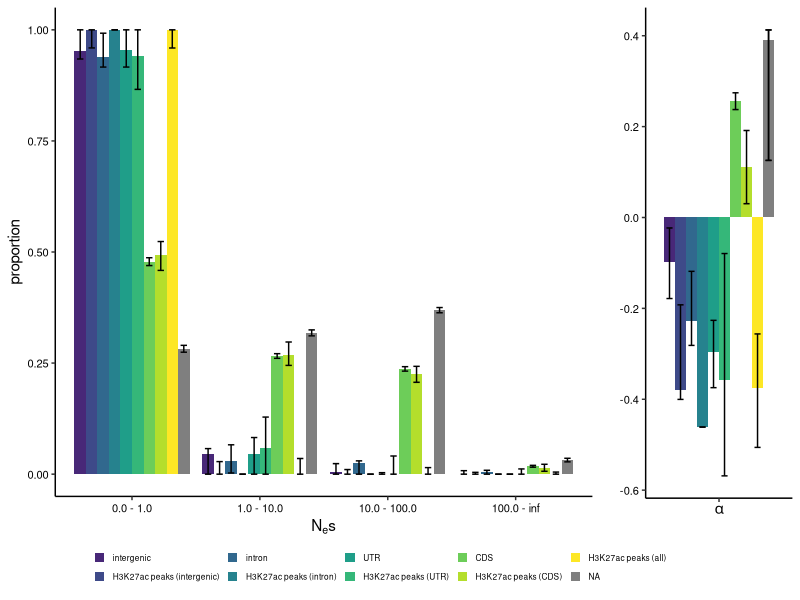

Generate this figure with R:
library(ggplot2)
library(dplyr)
library(viridis)
library(gridExtra)

setwd('~/sal_enhancers/dfe')

#=======================================================================================================================
#     DFE
#=======================================================================================================================

# dfe <- read.csv('binned_dfe_allregions.csv')
dfe <- read.csv('binned_gammadfe_allregions_nes.csv')

str(dfe)
dfe$region <- factor(dfe$region, levels=c('intergenic', 'intergenic-enhancers', 'intron', 'intron-enhancers', 'utr', 'utr-enhancers', 'cds', 'cds-enhancers', 'all-enhancers'))
levels(dfe$region) <- c('intergenic', 'H3K27ac peaks (intergenic)', 'intron', 'H3K27ac peaks (intron)', 'UTR', 'H3K27ac peaks (UTR)', 'CDS', 'H3K27ac peaks (CDS)', 'H3K27ac peaks (all)')

levels(dfe$bin) <- c("0 - 1", "1 - 10", "10 - 100", "> 100")
str(dfe)

raw <- subset(dfe, rep==0)
bs <- subset(dfe, rep!=0)

cis <- summarise(group_by(bs, region, bin),
                 lwr=quantile(proportion, 0.025), upr=quantile(proportion, 0.975))

plot_data <- full_join(raw, cis)

dfe_plot <- ggplot(plot_data, aes(x=bin, y=proportion, fill=region)) +
  geom_bar(stat='identity', position = position_dodge(width=0.9)) +
  scale_fill_manual(values=viridis(10)[2:10]) +
  geom_errorbar(aes(ymin=lwr, ymax=upr), position = position_dodge(width=0.9), width=0.5) +
  theme_classic() +
  theme(legend.title=element_blank(),
        legend.position = "bottom", legend.key.size = unit(.28, "cm"),
        legend.margin = margin(t = -1, r = 0, b = 2, l = -10, unit = "mm"),
        legend.text = element_text(colour = "black",size=6),
        axis.text.y = element_text(colour = "black",size=8),
        axis.text.x = element_text(colour = "black",size=8),
        strip.background = element_blank())+
  xlab(expression(N[e] * s)) +
  guides(fill = guide_legend(nrow = 2))

#=======================================================================================================================
#     Alpha
#=======================================================================================================================

alp <- read.csv('../divergence/alpha_estimates.csv')

str(alp)
alp$region <- factor(alp$region, levels=c('intergenic', 'intergenic-enhancers', 'intron', 'intron-enhancers', 'utr', 'utr-enhancers', 'cds', 'cds-enhancers', 'all-enhancers'))
levels(alp$region) <- c('intergenic', 'H3K27ac peaks (intergenic)', 'intron', 'H3K27ac peaks (intron)', 'UTR', 'H3K27ac peaks (UTR)', 'CDS', 'H3K27ac peaks (CDS)', 'H3K27ac peaks (all)')

alp$bin <- 'alpha'

raw <- subset(alp, bs_rep==0)
bs <- subset(alp, bs_rep!=0)

cis <- summarise(group_by(bs, region),
                 lwr=quantile(alpha, 0.025), upr=quantile(alpha, 0.975))

plot_data <- full_join(raw, cis)

alpha_plot <- ggplot(plot_data, aes(x=bin, y=alpha, fill=region)) +
  geom_bar(stat='identity', position = position_dodge(width=0.9)) +
  scale_fill_manual(values=viridis(10)[2:10]) +
  geom_errorbar(aes(ymin=lwr, ymax=upr), position = position_dodge(width=0.9), width=0.5) +
  theme_classic() + labs(y='', x=expression(alpha)) +
  theme(legend.title=element_blank(),
        legend.position = 'none',
        legend.margin = margin(t = -1, r = 0, b = 2, l = -10, unit = "mm"),
        legend.text = element_text(colour = "black",size=6),
        axis.text.y = element_text(colour = "black",size=8),
        axis.text.x = element_blank(),
        strip.background = element_blank(),
        plot.margin = margin(t=5.5, r=5.5, b=20, l=0, unit = "pt"))+
  guides(fill = guide_legend(nrow = 2))

g_legend<-function(a.gplot){
  tmp <- ggplot_gtable(ggplot_build(a.gplot))
  leg <- which(sapply(tmp$grobs, function(x) x$name) == "guide-box")
  legend <- tmp$grobs[[leg]]
  return(legend)}


leg <- g_legend(dfe_plot)

png('binned_gammadfe_allregions_nes.png', width=7.5, height=3, units='in', res=320)

layout <- rbind(c(1,1,1,1,1,1,2,2),
                c(3,3,3,3,3,3,3,3))

grid.arrange(dfe_plot + theme(legend.position="none"), alpha_plot, leg, layout_matrix=layout, heights=c(10,1))

dev.off()
